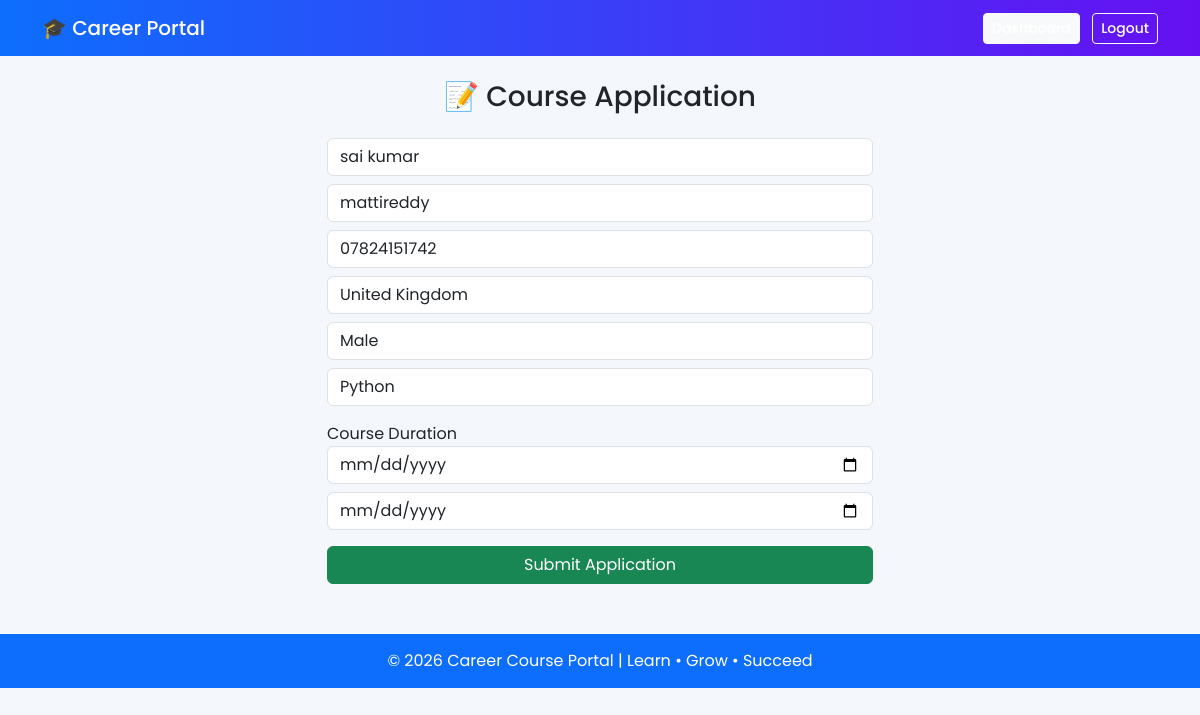
Page /application/ (signed in) on the committed database.
### students/models.py (models this page shows, shortened)
class StudentApplication(models.Model):
    GENDER_CHOICES = [
        ('Male', 'Male'),
        ('Female', 'Female'),
    ]
    COURSE_CHOICES = [
        ('Python', 'Python'),
        ('C', 'C'),
        ('C++', 'C++'),
        ('Java', 'Java'),
        ('Machine Learning', 'Machine Learning'),
        ('Deep Learning', 'Deep Learning'),
    ]
    user = models.OneToOneField(User, on_delete=models.CASCADE)
    first_name = models.CharField(max_length=100)
    last_name = models.CharField(max_length=100)
    phone = models.CharField(max_length=15)
    country = models.CharField(max_length=50)
    gender = models.CharField(max_length=10, choices=GENDER_CHOICES)
    course = models.CharField(max_length=50, choices=COURSE_CHOICES)
    start_date = models.DateField()
    end_date = models.DateField()

### students/views.py (the view, shortened to what this page needs)
# urls.py: path('application/', application_form, name='application'),
@login_required
def application_form(request):
    data = StudentApplication.objects.filter(user=request.user).first()
    courses = [
        'Python',
        'C',
        'C++',
        'Java',
        'Machine Learning',
        'Deep Learning'
    ]
    return render(
        request,
        'students/application.html',
        {
            'data': data,
            'courses': courses
        }
    )

### students/templates/students/application.html (shortened to what this page needs)
{% extends 'students/base.html' %}
{% block content %}
<div class="row justify-content-center">
  <div class="col-md-6">
    <h3 class="text-center mb-4">📝 Course Application</h3>
    <form method="post">
      <input
        type="text"
        name="first_name"
        value="{{ data.first_name|default:'' }}"
        class="form-control mb-2"
        placeholder="First Name"
        required
      >
      <input
        type="text"
        name="last_name"
        value="{{ data.last_name|default:'' }}"
        class="form-control mb-2"
        placeholder="Last Name"
        required
      >
      <input
        type="text"
        name="phone"
        value="{{ data.phone|default:'' }}"
        class="form-control mb-2"
        placeholder="Phone"
        required
      >
      <input
        type="text"
        name="country"
        value="{{ data.country|default:'' }}"
        class="form-control mb-2"
        placeholder="Country"
        required
      >
      <select name="gender" class="form-control mb-2" required>
        <option value="Male" {% if data and data.gender == 'Male' %}selected{% endif %}>
          Male
        </option>
      </select>
      <select name="course" class="form-control mb-2" required>
        {% for c in courses %}
          <option value="{{ c }}" {% if data and data.course == c %}selected{% endif %}>
            {{ c }}
          </option>
        {% endfor %}
      </select>
      <label class="mt-2">Course Duration</label>
      <input
        type="date"
        name="start_date"
        value="{{ data.start_date|default:'' }}"
        class="form-control mb-2"
        required
      >
      <input
        type="date"
        name="end_date"
        value="{{ data.end_date|default:'' }}"
        class="form-control mb-3"
        required
      >
      <button type="submit" class="btn btn-success w-100">
        Submit Application
      </button>
    </form>
  </div>
</div>
{% endblock %}

### students/templates/students/base.html (style rules this page uses)
body { font-family: 'Poppins', sans-serif; background: #f4f7fb; }

### rows in the picture
StudentApplication: first_name "sai kumar", last_name "mattireddy", phone "07824151742", country "United Kingdom", gender "Male", course "Python"
